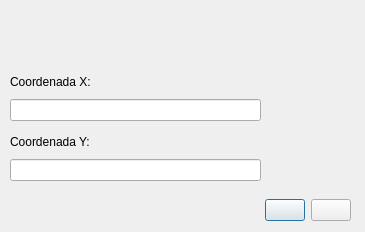
<?xml version="1.0" encoding="UTF-8"?>
<ui version="4.0">
 <class>SigCaceresDialogBase</class>
 <widget class="QDialog" name="SigCaceresDialogBase">
  <property name="geometry">
   <rect>
    <x>0</x>
    <y>0</y>
    <width>365</width>
    <height>232</height>
   </rect>
  </property>
  <property name="windowTitle">
   <string>Búsqueda coordenadas en EPSG:25829</string>
  </property>
  <widget class="QLabel" name="label_iconsig">
   <property name="geometry">
    <rect>
     <x>0</x>
     <y>10</y>
     <width>111</width>
     <height>41</height>
    </rect>
   </property>
   <property name="text">
    <string/>
   </property>
   <property name="pixmap">
    <pixmap>:/plugins/buscador_sig_caceres/iconos/logo-sig.png</pixmap>
   </property>
   <property name="scaledContents">
    <bool>true</bool>
   </property>
  </widget>
  <widget class="QLabel" name="label_iconayto">
   <property name="geometry">
    <rect>
     <x>110</x>
     <y>10</y>
     <width>91</width>
     <height>41</height>
    </rect>
   </property>
   <property name="text">
    <string/>
   </property>
   <property name="pixmap">
    <pixmap>:/plugins/buscador_sig_caceres/iconos/logo-ayto.png</pixmap>
   </property>
   <property name="scaledContents">
    <bool>true</bool>
   </property>
  </widget>
  <widget class="QWidget" name="layoutWidget_2">
   <property name="geometry">
    <rect>
     <x>10</x>
     <y>10</y>
     <width>341</width>
     <height>52</height>
    </rect>
   </property>
   <layout class="QHBoxLayout" name="horizontalLayout_2">
    <item>
     <widget class="QLabel" name="label_iconsig_3">
      <property name="maximumSize">
       <size>
        <width>100</width>
        <height>50</height>
       </size>
      </property>
      <property name="text">
       <string/>
      </property>
      <property name="pixmap">
       <pixmap>../../iconos/logo-sig.png</pixmap>
      </property>
      <property name="scaledContents">
       <bool>true</bool>
      </property>
     </widget>
    </item>
    <item>
     <spacer name="horizontalSpacer_4">
      <property name="orientation">
       <enum>Qt::Horizontal</enum>
      </property>
      <property name="sizeHint" stdset="0">
       <size>
        <width>40</width>
        <height>20</height>
       </size>
      </property>
     </spacer>
    </item>
    <item>
     <widget class="QLabel" name="label_iconayto_3">
      <property name="maximumSize">
       <size>
        <width>130</width>
        <height>50</height>
       </size>
      </property>
      <property name="text">
       <string/>
      </property>
      <property name="pixmap">
       <pixmap>../../iconos/logo-ayto.png</pixmap>
      </property>
      <property name="scaledContents">
       <bool>true</bool>
      </property>
     </widget>
    </item>
   </layout>
  </widget>
  <widget class="QWidget" name="verticalLayoutWidget_7">
   <property name="geometry">
    <rect>
     <x>10</x>
     <y>70</y>
     <width>341</width>
     <height>51</height>
    </rect>
   </property>
   <layout class="QVBoxLayout" name="verticalLayout_7">
    <property name="topMargin">
     <number>0</number>
    </property>
    <item>
     <widget class="QLabel" name="label_7">
      <property name="text">
       <string>Coordenada X:</string>
      </property>
     </widget>
    </item>
    <item>
     <layout class="QHBoxLayout" name="horizontalLayout_8">
      <property name="topMargin">
       <number>0</number>
      </property>
      <item>
       <widget class="QLineEdit" name="lineEdit_x">
        <property name="sizePolicy">
         <sizepolicy hsizetype="Expanding" vsizetype="Maximum">
          <horstretch>0</horstretch>
          <verstretch>0</verstretch>
         </sizepolicy>
        </property>
       </widget>
      </item>
      <item>
       <spacer name="horizontalSpacer">
        <property name="orientation">
         <enum>Qt::Horizontal</enum>
        </property>
        <property name="sizeType">
         <enum>QSizePolicy::Fixed</enum>
        </property>
        <property name="sizeHint" stdset="0">
         <size>
          <width>90</width>
          <height>20</height>
         </size>
        </property>
       </spacer>
      </item>
     </layout>
    </item>
   </layout>
  </widget>
  <widget class="QWidget" name="verticalLayoutWidget_5">
   <property name="geometry">
    <rect>
     <x>10</x>
     <y>190</y>
     <width>341</width>
     <height>41</height>
    </rect>
   </property>
   <layout class="QHBoxLayout" name="horizontalLayout">
    <item>
     <spacer name="horizontalSpacer_7">
      <property name="orientation">
       <enum>Qt::Horizontal</enum>
      </property>
      <property name="sizeHint" stdset="0">
       <size>
        <width>40</width>
        <height>20</height>
       </size>
      </property>
     </spacer>
    </item>
    <item>
     <widget class="QPushButton" name="pushButton_zoom">
      <property name="sizePolicy">
       <sizepolicy hsizetype="Fixed" vsizetype="Fixed">
        <horstretch>0</horstretch>
        <verstretch>0</verstretch>
       </sizepolicy>
      </property>
      <property name="toolTip">
       <string>Zoom </string>
      </property>
      <property name="text">
       <string/>
      </property>
      <property name="icon">
       <iconset>
        <normaloff>../../iconos/zoom.png</normaloff>../../iconos/zoom.png</iconset>
      </property>
      <property name="iconSize">
       <size>
        <width>30</width>
        <height>30</height>
       </size>
      </property>
     </widget>
    </item>
    <item>
     <widget class="QPushButton" name="pushButton_clean">
      <property name="enabled">
       <bool>true</bool>
      </property>
      <property name="sizePolicy">
       <sizepolicy hsizetype="Fixed" vsizetype="Fixed">
        <horstretch>0</horstretch>
        <verstretch>0</verstretch>
       </sizepolicy>
      </property>
      <property name="toolTip">
       <string>Limpiar</string>
      </property>
      <property name="text">
       <string/>
      </property>
      <property name="icon">
       <iconset>
        <normaloff>../../iconos/clean.png</normaloff>../../iconos/clean.png</iconset>
      </property>
      <property name="iconSize">
       <size>
        <width>30</width>
        <height>30</height>
       </size>
      </property>
     </widget>
    </item>
   </layout>
  </widget>
  <widget class="QWidget" name="verticalLayoutWidget_6">
   <property name="geometry">
    <rect>
     <x>10</x>
     <y>130</y>
     <width>341</width>
     <height>51</height>
    </rect>
   </property>
   <layout class="QVBoxLayout" name="verticalLayout_6">
    <property name="topMargin">
     <number>0</number>
    </property>
    <item>
     <widget class="QLabel" name="label_6">
      <property name="text">
       <string>Coordenada Y:</string>
      </property>
     </widget>
    </item>
    <item>
     <layout class="QHBoxLayout" name="horizontalLayout_7">
      <property name="topMargin">
       <number>0</number>
      </property>
      <item>
       <widget class="QLineEdit" name="lineEdit_y"/>
      </item>
      <item>
       <spacer name="horizontalSpacer_2">
        <property name="orientation">
         <enum>Qt::Horizontal</enum>
        </property>
        <property name="sizeType">
         <enum>QSizePolicy::Fixed</enum>
        </property>
        <property name="sizeHint" stdset="0">
         <size>
          <width>90</width>
          <height>20</height>
         </size>
        </property>
       </spacer>
      </item>
     </layout>
    </item>
   </layout>
  </widget>
 </widget>
 <resources/>
 <connections/>
</ui>
